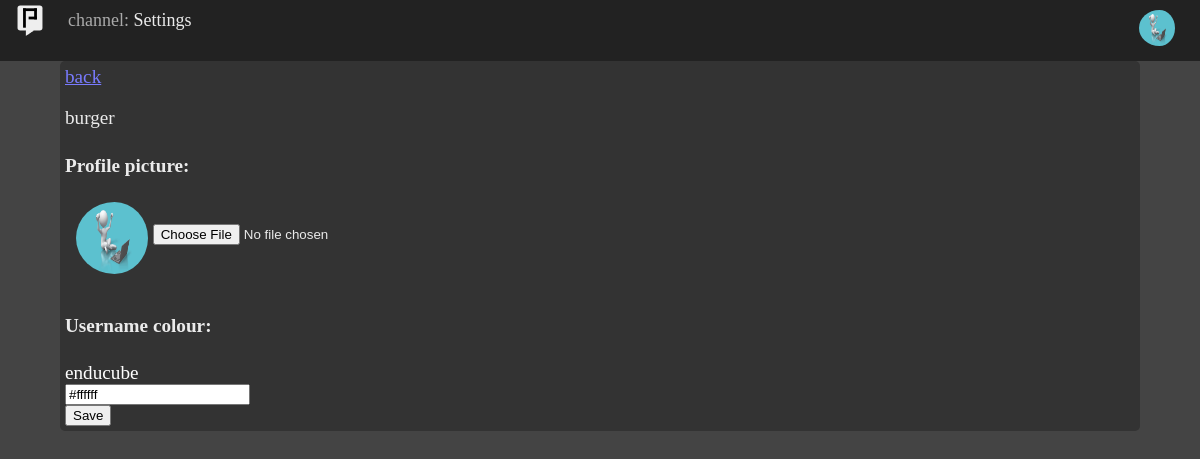
/accountsettings (signed in), run on an earlier commit of the app's database.
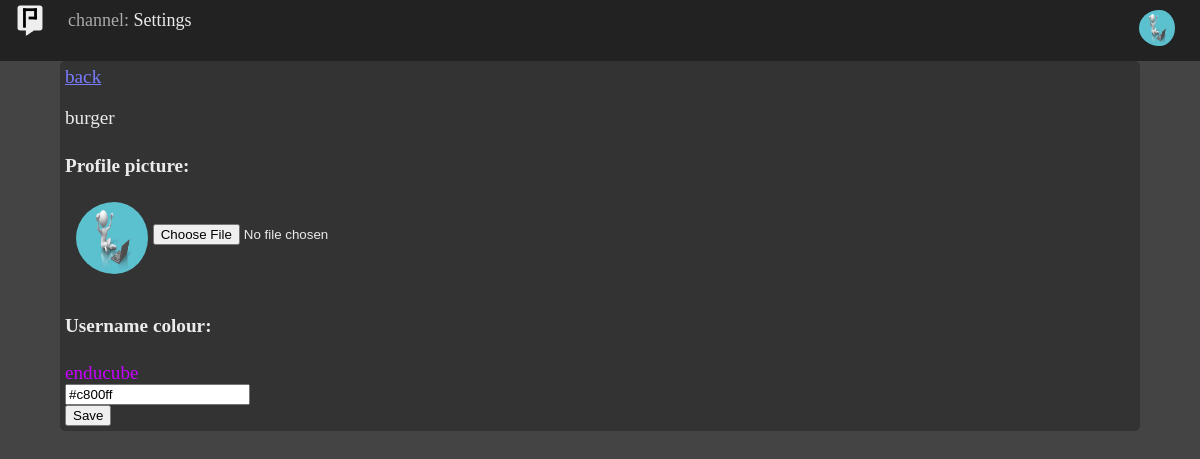
And on a later commit of the database.
### app/models.py (models this page shows, shortened)
class User(db.Model, UserMixin):
    __tablename__ = "user"
    id = db.Column(db.Integer, primary_key=True)
    username = db.Column(db.String, unique=True)
    password = db.Column(db.String)
    img = db.Column(db.String, default="normal.png")
    colour = db.Column(db.String, default="ffffff")

### app/routes.py (the view, shortened to what this page needs)
@app.route("/accountsettings", methods=('GET', 'POST'))
@login_required
def settings():
    form = CustomiseForm()
    return render_template("settings.html", form=form, channel_name="Settings")

### app/models.py
class CustomiseForm(FlaskForm):
    file = FileField()
    colour = ColorField()

### app/routes.py (called while the page is built)
@login_manager.user_loader
def load_user(user):
    return User.query.get(user)

@app.context_processor
def context():
    def get_user_from_id(id):
        found_user = User.query.filter_by(id=id).first()
        return found_user
    return dict(get_user_from_id=get_user_from_id)

### app/templates/settings.html (shortened to what this page needs)
{% extends "base.html" %}
{% block content %}
<div id="content">
    <a href="{{ request.referrer }}">back</a>
    <p>burger</p>
    <form method="post" enctype="multipart/form-data">
        <h4>Profile picture:</h4>
        <img src="{{ url_for('static', filename='profile/'+ current_user.img) }}" width='72' height='72' class='pfp'>
        <br>
        {{ form.file(accept="image/*") }}
        <br>
        <br>
        <h4>Username colour:</h4>
        <span id="samplecolour">{{ current_user.username }}</span>
    {{ form.colour(value="#"+current_user.colour, id="colourinput", onchange="changeColour()") }}
        <input type="submit" value="Save">
    </form>
</div>
{% endblock %}

### app/templates/base.html (shortened to what this page needs)
<!DOCTYPE html>
<html>
<head>
    <link rel="stylesheet" href="{{ url_for('static', filename='css/style.css') }}">
</head>
<body>
    <ul>
        <a href="/home/general"><img src="{{ url_for('static', filename='logo/logo_bw.svg') }}" width=36 height=36></img></a>
        <li><span style="color:#aaa">channel:</span> {{ channel_name }}</li>
        <li style="float:right" class="profbtn">
            <a><img src="{{ url_for('static', filename='profile/'+ current_user.img) }}" width='36' height='36' class='pfp'></a>
        </li>
    </ul>
    {% block content %}{% endblock %}
</body>
</html>

### app/static/css/style.css (style rules this page uses)
input { display: block; }
html { height:100%; max-height: 100%; }
body { font-family: Calibri; background-color: #444; color: rgb(235, 235, 235); margin:0; height: 100%; }
@media screen and (min-device-width: 601px) { body { zoom:1; } }
a { text-decoration: underline; color: rgb(121, 123, 255); }
ul { list-style-type: none; margin: 0; padding: 0; background-color: #222; overflow: hidden; top: 0px; width: 100%; }
li { padding:10px 20px; float: left; font-size: 18px; }
li a, .profbtn { display: inline-block; text-align: right; text-decoration: none; color: #eee; }
img { float:left; margin-left: 1%; }
#content { margin-left: 5%; margin-right: 5%; padding: 5px; border-radius: 5px; background-color: #333; font-size:1.2rem; grid-row-start: 1; grid-row-end: 1; grid-column-start: 1; grid-column-end: 8; overflow-y:auto; }
.pfp { border-radius: 50%; padding-right: 5px; }

What changed in the data, as far as the page shows it:
changed User "enducube": colour "#ffffff" → "#c800ff"
